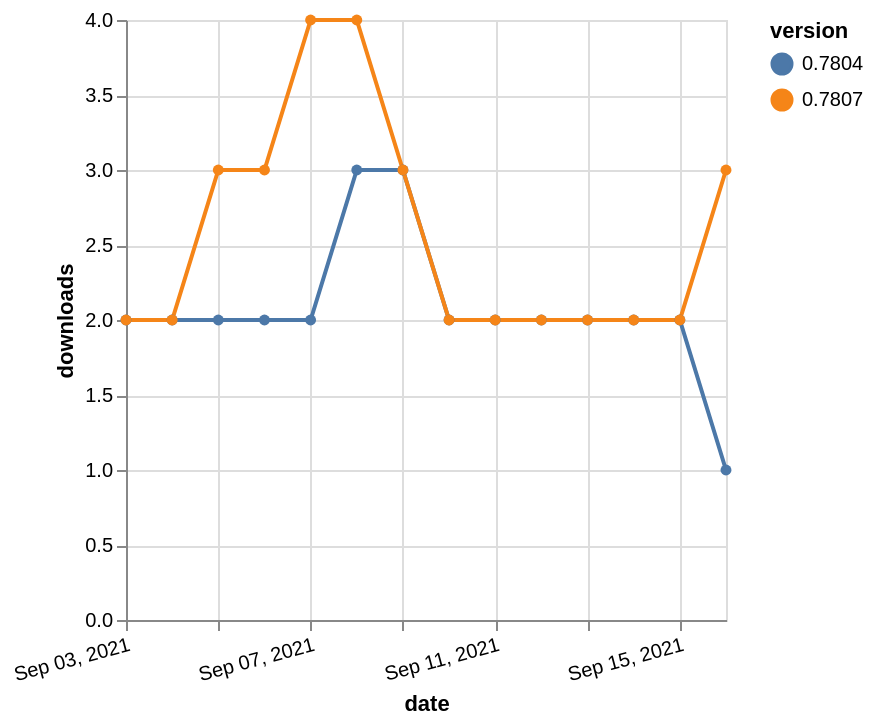

Write a Vega-Lite specification for this figure.
### Vega-Lite specification from a JSON file in a GitHub repository (floating-point values rounded to 4 significant figures)
{"$schema": "https://vega.github.io/schema/vega-lite/v5.json", "description": "A simple bar chart with embedded data.", "data": {"values": [{"date": "2021-09-03", "total": 2330, "delta": 2, "version": "0.7804"}, {"date": "2021-09-04", "total": 2332, "delta": 2, "version": "0.7804"}, {"date": "2021-09-05", "total": 2334, "delta": 2, "version": "0.7804"}, {"date": "2021-09-06", "total": 2336, "delta": 2, "version": "0.7804"}, {"date": "2021-09-07", "total": 2338, "delta": 2, "version": "0.7804"}, {"date": "2021-09-08", "total": 2341, "delta": 3, "version": "0.7804"}, {"date": "2021-09-09", "total": 2344, "delta": 3, "version": "0.7804"}, {"date": "2021-09-10", "total": 2346, "delta": 2, "version": "0.7804"}, {"date": "2021-09-11", "total": 2348, "delta": 2, "version": "0.7804"}, {"date": "2021-09-12", "total": 2350, "delta": 2, "version": "0.7804"}, {"date": "2021-09-13", "total": 2352, "delta": 2, "version": "0.7804"}, {"date": "2021-09-14", "total": 2354, "delta": 2, "version": "0.7804"}, {"date": "2021-09-15", "total": 2356, "delta": 2, "version": "0.7804"}, {"date": "2021-09-16", "total": 2357, "delta": 1, "version": "0.7804"}, {"date": "2021-09-03", "total": 2311, "delta": 2, "version": "0.7807"}, {"date": "2021-09-04", "total": 2313, "delta": 2, "version": "0.7807"}, {"date": "2021-09-05", "total": 2316, "delta": 3, "version": "0.7807"}, {"date": "2021-09-06", "total": 2319, "delta": 3, "version": "0.7807"}, {"date": "2021-09-07", "total": 2323, "delta": 4, "version": "0.7807"}, {"date": "2021-09-08", "total": 2327, "delta": 4, "version": "0.7807"}, {"date": "2021-09-09", "total": 2330, "delta": 3, "version": "0.7807"}, {"date": "2021-09-10", "total": 2332, "delta": 2, "version": "0.7807"}, {"date": "2021-09-11", "total": 2334, "delta": 2, "version": "0.7807"}, {"date": "2021-09-12", "total": 2336, "delta": 2, "version": "0.7807"}, {"date": "2021-09-13", "total": 2338, "delta": 2, "version": "0.7807"}, {"date": "2021-09-14", "total": 2340, "delta": 2, "version": "0.7807"}, {"date": "2021-09-15", "total": 2342, "delta": 2, "version": "0.7807"}, {"date": "2021-09-16", "total": 2345, "delta": 3, "version": "0.7807"}]}, "width": "container", "mark": {"type": "line", "point": {"filled": true}}, "encoding": {"x": {"field": "date", "type": "temporal", "timeUnit": "yearmonthdate", "title": "date", "axis": {"labelAngle": -15}}, "y": {"field": "delta", "type": "quantitative", "title": "downloads"}, "color": {"field": "version", "type": "nominal"}, "tooltip": {"field": "delta"}}}
